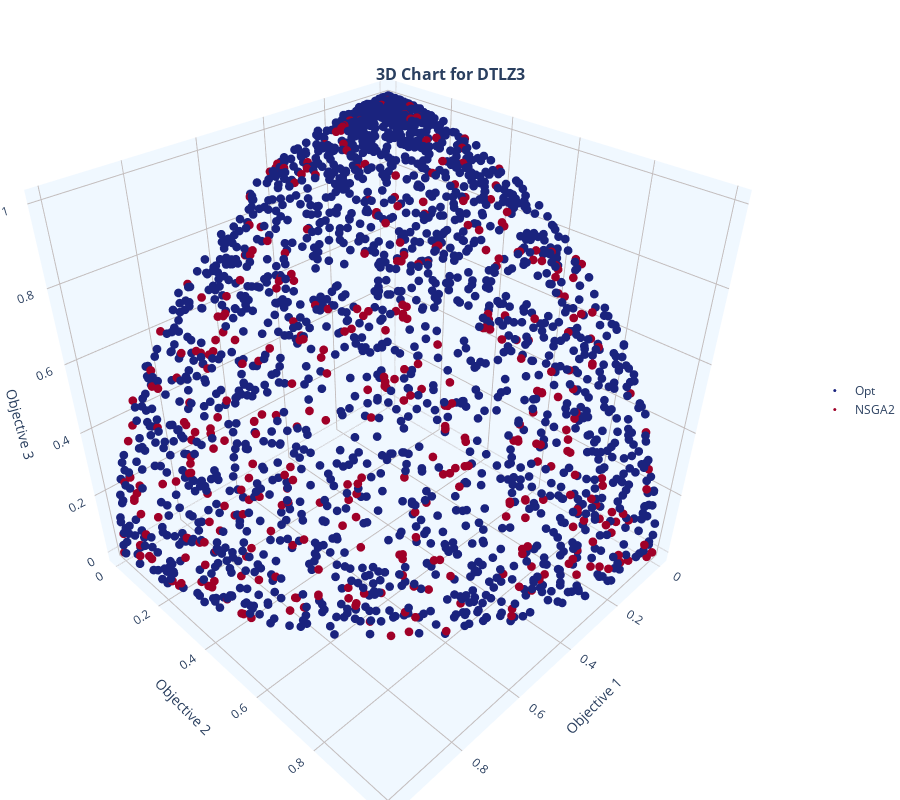

The notebook cell this image was saved under:
### Markdown cell above
### DTLZ3 (Multimodal Sphere)

### Code cell
mop = mb.mops.DTLZ3(M=3)
exp = mb.experiment(mop=mop, moea=mb.moeas.NSGA2())
F_opt = exp.optimal(n_points=2000).objectives
exp.run(generations=1200, population=400)
mb.view.topo_shape(SmartArray(F_opt, name="Opt"), SmartArray(exp.front(), name="NSGA2"), title="DTLZ3")

### Figure 1 — Plotly figure (JSON) as saved in the notebook; plotly's stock layout.template omitted (floating-point values rounded to 4 significant figures; data arrays with more than 128 entries replaced by an {"elided": "..."} marker saying what was removed)
{"data": [{"hovertemplate": "Opt<br>Objective 1: %{x}<br>Objective 2: %{y}<br>Objective 3: %{z}<br><extra></extra>", "marker": {"size": 3}, "mode": "markers", "name": "Opt", "showlegend": true, "type": "scatter3d", "x": {"elided": "2000 float values"}, "y": {"elided": "2000 float values"}, "z": {"elided": "2000 float values"}}, {"hovertemplate": "NSGA2<br>Objective 1: %{x}<br>Objective 2: %{y}<br>Objective 3: %{z}<br><extra></extra>", "marker": {"size": 3}, "mode": "markers", "name": "NSGA2", "showlegend": true, "type": "scatter3d", "x": {"elided": "400 float values"}, "y": {"elided": "400 float values"}, "z": {"elided": "400 float values"}}], "layout": {"height": 800, "hovermode": "closest", "legend": {"x": 1.05, "xanchor": "left", "y": 0.5, "yanchor": "middle"}, "margin": {"b": 0, "l": 0, "r": 0, "t": 0}, "scene": {"aspectmode": "manual", "aspectratio": {"x": 1, "y": 1, "z": 1}, "xaxis": {"backgroundcolor": "aliceblue", "gridcolor": "#C3BDBD", "showbackground": true, "showgrid": true, "title": {"text": "Objective 1"}}, "yaxis": {"backgroundcolor": "aliceblue", "gridcolor": "#C3BDBD", "showbackground": true, "showgrid": true, "title": {"text": "Objective 2"}}, "zaxis": {"backgroundcolor": "aliceblue", "gridcolor": "#C3BDBD", "showbackground": true, "showgrid": true, "title": {"text": "Objective 3"}}}, "title": {"font": {"size": 16, "weight": "bold"}, "pad": {"t": 0}, "text": "3D Chart for DTLZ3", "x": 0.5, "xanchor": "center", "y": 0.9, "yanchor": "bottom"}, "width": 900}}
